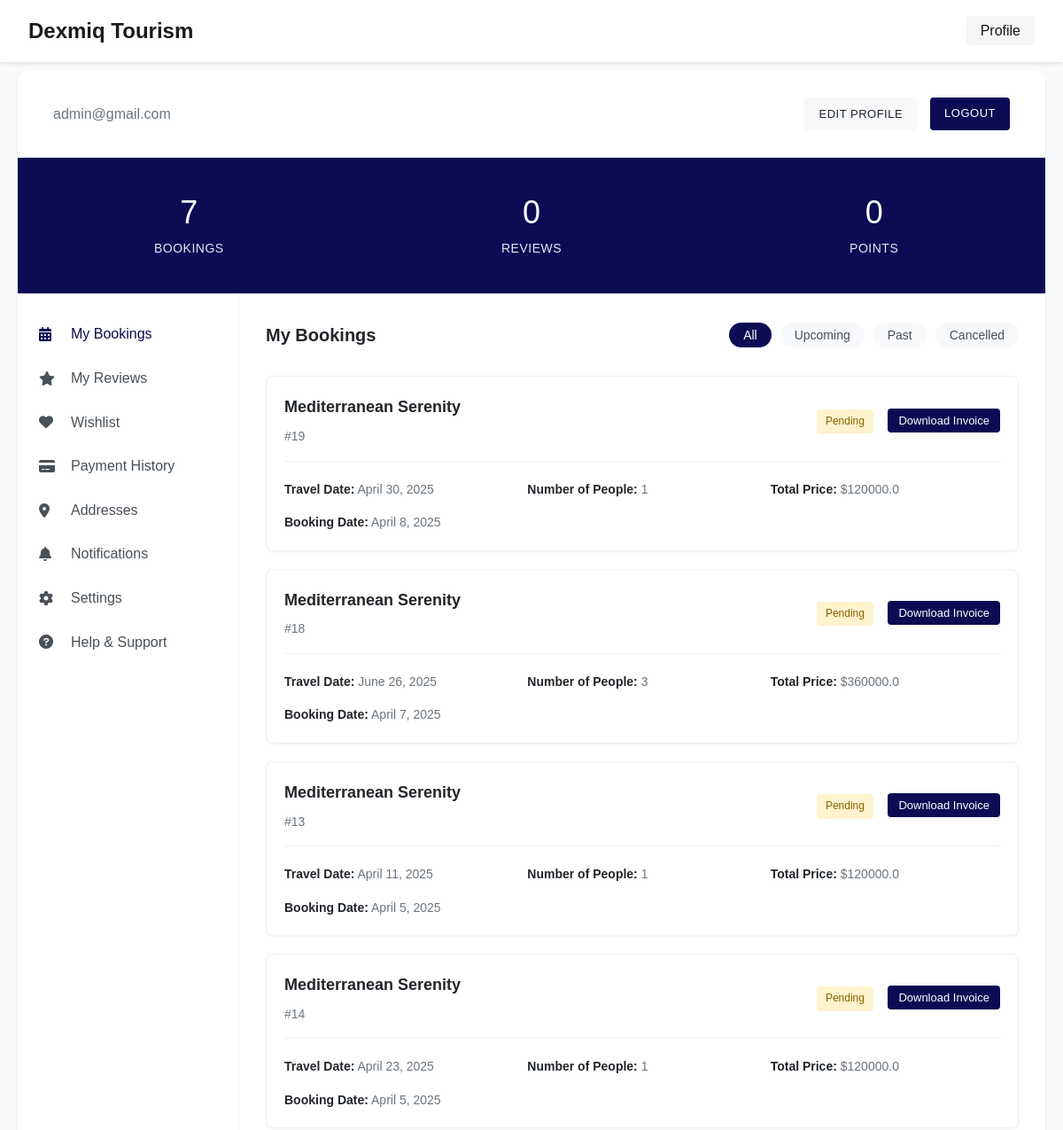
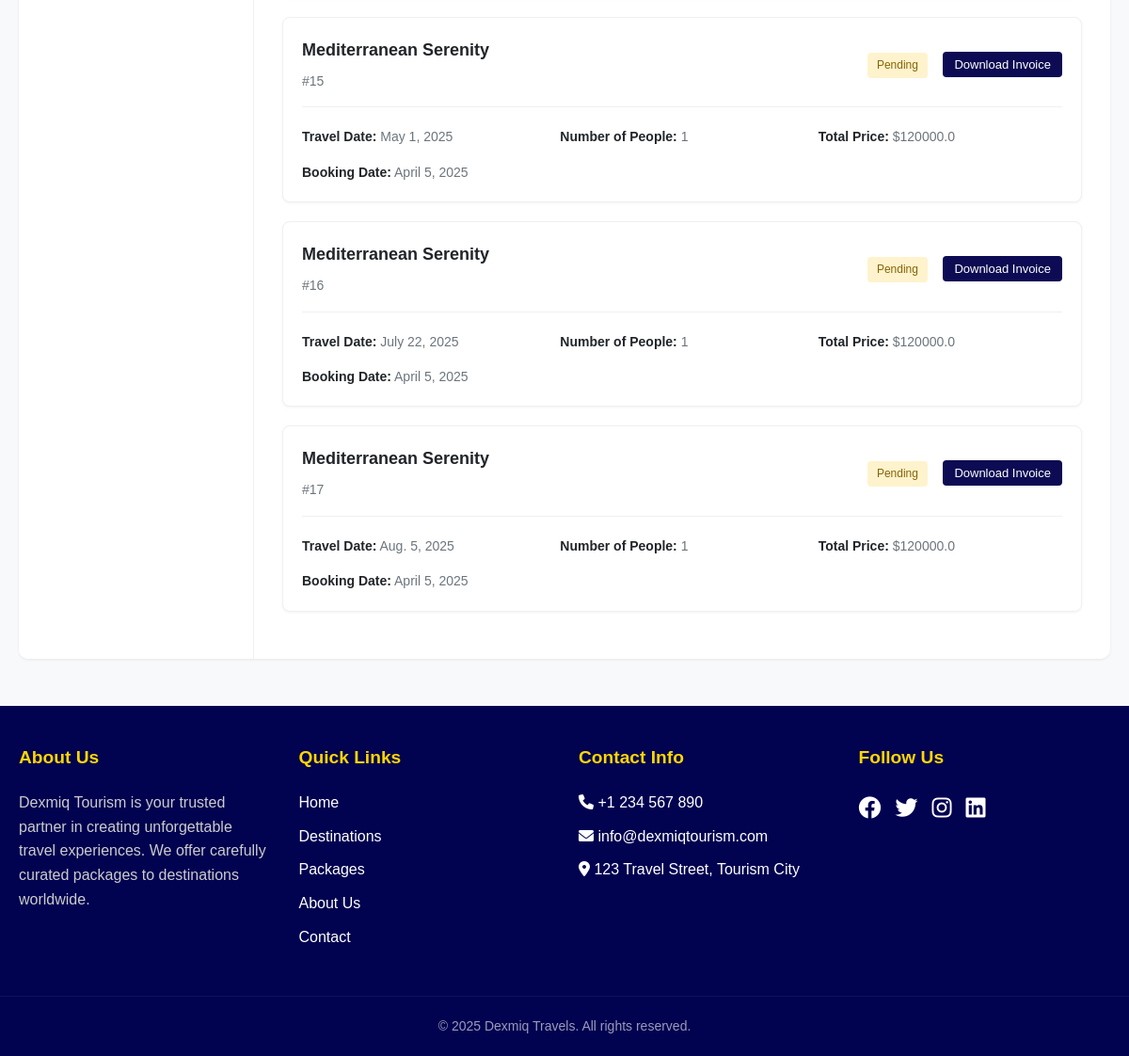
/api/profile/ (signed in), run on the app's committed database (2 pictures, top to bottom).
### customer/models.py (models this page shows, shortened)
class CustomUser(AbstractUser):
    email = models.EmailField(unique=True)
    USERNAME_FIELD = 'email'
    REQUIRED_FIELDS = []
    objects = CustomUserManager()
    class Meta:
        app_label = 'customer'
        verbose_name = 'User'
        verbose_name_plural = 'Users'

### booking/models.py (models this page shows, shortened)
class Booking(models.Model):
    id = models.AutoField(primary_key = True)
    package = models.ForeignKey('packages.Packages', on_delete=models.CASCADE, related_name='bookings')
    customer = models.ForeignKey("customer.Customer", on_delete = models.CASCADE, related_name='bookings')
    booking_date = models.DateField(auto_now_add = True)
    travel_date = models.DateField()
    number_of_people = models.IntegerField(default = 1)
    total_price = models.FloatField(editable = False)
    status = models.CharField(
        max_length = 20,
        choices = [
            ('pending', 'Pending'), ('confirmed', 'Confirmed'), ('cancelled', 'Cancelled')], default = "pending"
    )

### packages/models.py (models this page shows, shortened)
class Packages(models.Model):
    id = models.AutoField(primary_key = True)
    title = models.CharField(max_length = 50)
    image = models.ImageField(upload_to = 'packages/')
    hero_image = models.ImageField(upload_to = 'hero_images/')
    rating = models.FloatField(default = 0.0)
    reviews = models.IntegerField(default = 0)
    price = models.IntegerField(default = 0)
    duration = models.CharField(max_length = 50, default = 'Unknown')
    destination = models.CharField(max_length = 50, default=  'Unknown')
    short_description = models.TextField(default ="No short description available")
    long_description = models.TextField(default ="No long description available")
    highlights = models.TextField(default = "No highlights specified")
    itinerary = models.TextField(default = "No itinerary specified")
    inclusions = models.TextField(default = "No inclusions specified")
    exclusions = models.TextField(default = "No exclusions specified")
    customers = models.ManyToManyField(Customer, through='booking.Booking', related_name='packages')
    is_active = models.BooleanField(default=True)
    created_at = models.DateTimeField(auto_now_add=True)
    updated_at = models.DateTimeField(auto_now=True)
    is_featured = models.BooleanField(default=False)
    class Meta:
        ordering = ['-created_at']  # Packages by Last created

### customer/views.py (the view)
# urls.py: path('profile/', profile_view, name='profile'),
def profile_view(request):
    if not request.user.is_authenticated:
        messages.error(request, "Please login to view your profile.")
        return redirect('login')
    try:
        customer = request.user.customer_profile
        bookings = customer.bookings.all().order_by('-booking_date')
        payments = Payment.objects.filter(user=request.user).order_by('-created_at')
    except Customer.DoesNotExist:
        bookings = []
        payments = []
    context = {
        'user': request.user,
        'bookings': bookings,
        'booking_count': len(bookings),
        'payments': payments
    }
    return render(request, 'profile.html', context)

### templates/profile.html (shortened to what this page needs)
{% load static %}
<!DOCTYPE html>
<html lang="en">
<head>
    <link rel="stylesheet" href="{% static 'css/stylemain.css' %}">
    <link rel="stylesheet" href="https://cdnjs.cloudflare.com/ajax/libs/font-awesome/6.0.0/css/all.min.css">
</head>
<body class="profile-body">
    <header>
        <div class="profile-navbar">
            <div class="nav-left">
                <a href="{% url 'homepage' %}" class="logo">Dexmiq Tourism</a>
            </div>
            <div class="nav-right">
                <a href="{% url 'profile' %}" class="active">Profile</a>
            </div>
        </div>
    </header>
    <div class="modern-profile-wrapper">
        <div class="modern-profile-container">
            <div class="modern-profile-header">
                <p class="user-email">{{ user.email }}</p>
                <div class="profile-buttons">
                    <button class="modern-edit-btn">EDIT PROFILE</button>
                    <a href="{% url 'logout' %}" class="modern-logout-btn">LOGOUT</a>
                </div>
            </div>
            <div class="modern-stats-container">
                <div class="modern-stat-card">
                    <h2 class="stat-value">{{ booking_count }}</h2>
                    <p class="stat-name">Bookings</p>
                </div>
                <div class="modern-stat-card">
                    <h2 class="stat-value">0</h2>
                    <p class="stat-name">Reviews</p>
                </div>
                <div class="modern-stat-card">
                    <h2 class="stat-value">0</h2>
                    <p class="stat-name">Points</p>
                </div>
            </div>
            <div class="modern-content-area">
                <div class="sidebar-container">
                    <nav class="modern-sidebar">
                        <a href="#bookings" class="sidebar-item active">
                            <i class="fas fa-calendar-alt"></i>
                            <span>My Bookings</span>
                        </a>
                        <a href="#reviews" class="sidebar-item">
                            <i class="fas fa-star"></i>
                            <span>My Reviews</span>
                        </a>
                        <a href="#wishlist" class="sidebar-item">
                            <i class="fas fa-heart"></i>
                            <span>Wishlist</span>
                        </a>
                        <a href="#payments" class="sidebar-item">
                            <i class="fas fa-credit-card"></i>
                            <span>Payment History</span>
                        </a>
                        <a href="#addresses" class="sidebar-item">
                            <i class="fas fa-map-marker-alt"></i>
                            <span>Addresses</span>
                        </a>
                        <a href="#notifications" class="sidebar-item">
                            <i class="fas fa-bell"></i>
                            <span>Notifications</span>
                        </a>
                        <a href="#settings" class="sidebar-item">
                            <i class="fas fa-cog"></i>
                            <span>Settings</span>
                        </a>
                        <a href="#help" class="sidebar-item">
                            <i class="fas fa-question-circle"></i>
                            <span>Help & Support</span>
                        </a>
                    </nav>
                </div>
                <div class="content-container">
                    <div class="content-section active" id="bookings">
                        <div class="content-header">
                            <h3>My Bookings</h3>
                            <div class="filter-tabs">
                                <button class="filter-tab active">All</button>
                                <button class="filter-tab">Upcoming</button>
                                <button class="filter-tab">Past</button>
                                <button class="filter-tab">Cancelled</button>
                            </div>
                        </div>
                        <div class="bookings-list">
                            {% if bookings %}
                                {% for booking in bookings %}
                                <div class="modern-booking-card">
                                    <div class="booking-top">
                                        <div>
                                            <h4>{{ booking.package.title }}</h4>
                                            <span class="booking-id">#{{ booking.id }}</span>
                                        </div>
                                        <div>
                                            <span class="booking-status {{ booking.status }}">{{ booking.status|title }}</span>
                                            {% if booking.status == 'pending' or booking.status == 'confirmed' %}
                                            <button class="invoice-btn">Download Invoice</button>
                                            {% endif %}
                                        </div>
                                    </div>
                                    <div class="booking-details">
                                        <div class="booking-info-grid">
                                            <p><strong>Travel Date:</strong> {{ booking.travel_date }}</p>
                                            <p><strong>Number of People:</strong> {{ booking.number_of_people }}</p>
                                            <p><strong>Total Price:</strong> ${{ booking.total_price }}</p>
                                            <p><strong>Booking Date:</strong> {{ booking.booking_date }}</p>
                                        </div>
                                    </div>
                                </div>
                                {% endfor %}
                            {% endif %}
                        </div>
                    </div>
                </div>
            </div>
        </div>
    </div>
    <footer>
        <div class="footer-content">
            <div class="footer-section">
                <h3>About Us</h3>
                <p>Dexmiq Tourism is your trusted partner in creating unforgettable travel experiences. We offer carefully curated packages to destinations worldwide.</p>
            </div>
            <div class="footer-section">
                <h3>Quick Links</h3>
                <ul>
                    <li><a href="{% url 'homepage' %}">Home</a></li>
                    <li><a href="#">Destinations</a></li>
                    <li><a href="#">Packages</a></li>
                    <li><a href="#about">About Us</a></li>
                    <li><a href="#contact">Contact</a></li>
                </ul>
            </div>
            <div class="footer-section">
                <h3>Contact Info</h3>
                <ul>
                    <li><i class="fas fa-phone"></i> +1 234 567 890</li>
                    <li><i class="fas fa-envelope"></i> info@dexmiqtourism.com</li>
                    <li><i class="fas fa-map-marker-alt"></i> 123 Travel Street, Tourism City</li>
                </ul>
            </div>
            <div class="footer-section">
                <h3>Follow Us</h3>
                <div class="social-links">
                    <a href="#"><i class="fab fa-facebook"></i></a>
                    <a href="#"><i class="fab fa-twitter"></i></a>
                    <a href="#"><i class="fab fa-instagram"></i></a>
                    <a href="#"><i class="fab fa-linkedin"></i></a>
                </div>
            </div>
        </div>
        <div class="footer-bottom">
            <p>&copy; 2025 Dexmiq Travels. All rights reserved.</p>
        </div>
    </footer>
</body>
</html>

### data on the page
CustomUser: email "admin@gmail.com"
Booking: package "Mediterranean Serenity", id "19", status "Pending", shows "Download Invoice", travel_date "April 30, 2025", number_of_people "1", total_price "120000.0", booking_date "April 8, 2025"
Booking: package "Mediterranean Serenity", id "18", status "Pending", shows "Download Invoice", travel_date "June 26, 2025", number_of_people "3", total_price "360000.0", booking_date "April 7, 2025"
Booking: package "Mediterranean Serenity", id "13", status "Pending", shows "Download Invoice", travel_date "April 11, 2025", number_of_people "1", total_price "120000.0", booking_date "April 5, 2025"
Booking: package "Mediterranean Serenity", id "14", status "Pending", shows "Download Invoice", travel_date "April 23, 2025", number_of_people "1", total_price "120000.0", booking_date "April 5, 2025"
Booking: package "Mediterranean Serenity", id "15", status "Pending", shows "Download Invoice", travel_date "May 1, 2025", number_of_people "1", total_price "120000.0", booking_date "April 5, 2025"
Booking: package "Mediterranean Serenity", id "16", status "Pending", shows "Download Invoice", travel_date "July 22, 2025", number_of_people "1", total_price "120000.0", booking_date "April 5, 2025"
Booking: package "Mediterranean Serenity", id "17", status "Pending", shows "Download Invoice", travel_date "Aug. 5, 2025", number_of_people "1", total_price "120000.0", booking_date "April 5, 2025"

### other printed values
{{ booking_count }} "7"
